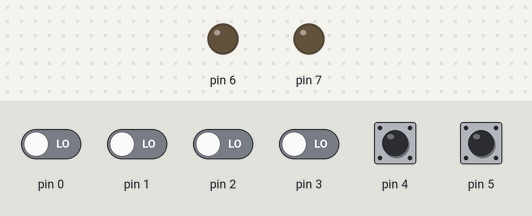
Simulated run of this sketch. Board: Arduino Uno, built with avr-gcc and run on an emulated ATmega328P. Parts: output pins drawn as LEDs (lit = HIGH). Inputs (shaded band) come from the test bench; at power-on: pin 4, pin 5 HIGH, pin 0–3 LOW.

Above: at 0.8 s.
0.9 s: pin 4 pulled LOW for 0.15 s
At 1.05 s:
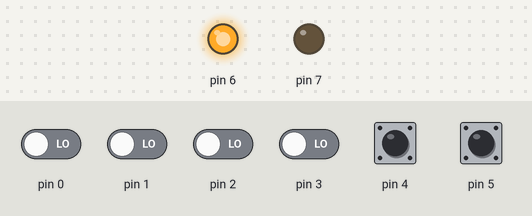
2.6 s: pin 5 pulled LOW for 0.15 s
At 3.4 s:
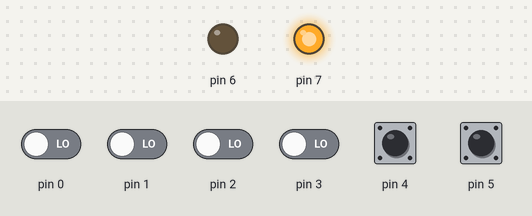
5.7 s: pin 5 pulled LOW for 1 s
At 9.1 s:
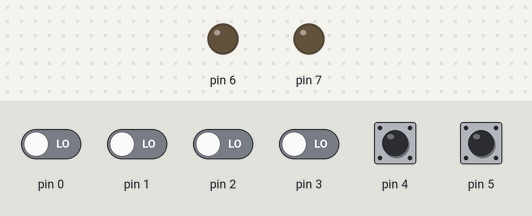
Timing chart, 0 to 10.6 s (numbered marks = the images above; inputs shaded):
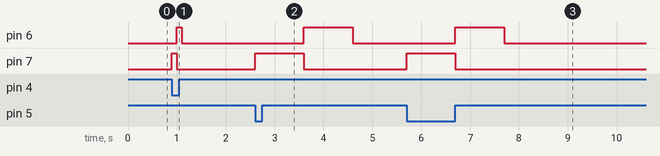

Measured:
- after the input at 0.9 s, pin 6: LOW → HIGH after 0.10 s, → LOW 0.10 s later; pin 7: LOW → HIGH at once, → LOW 0.10 s later
- after the input at 2.6 s, pin 6: LOW → HIGH after 1.0 s, → LOW 1.0 s later; pin 7: LOW → HIGH at once, → LOW 1.0 s later
- after the input at 5.7 s, pin 6: LOW → HIGH after 1.0 s, → LOW 1.0 s later; pin 7: LOW → HIGH at once, → LOW 1.0 s later

The sketch:

Exercicio1C.ino
```cpp
int main() {
  DDRD = DDRD | 0b11000000;
  PORTD = PORTD | 0b00110000;
  PORTD = PORTD & ~(0b11000000);

  while (1) {
    int button1 = PIND & 0b00100000;
    int button2 = PIND & 0b00010000;

    if (!button1) {
      PORTD = PORTD | 0b10000000;
      PORTD = PORTD & ~(0b01000000);
      _delay_ms(1000);

      PORTD = PORTD & ~(0b10000000);
      PORTD = PORTD | 0b01000000;
      _delay_ms(1000);

    } else if (!button2) {
      PORTD = PORTD | 0b10000000;
      PORTD = PORTD & ~(0b01000000);
      _delay_ms(100);

      PORTD = PORTD & ~(0b10000000);
      PORTD = PORTD | 0b01000000;
      _delay_ms(100);
    }
    PORTD = PORTD & ~(0b11000000);
  }

  return 0;
}
```
